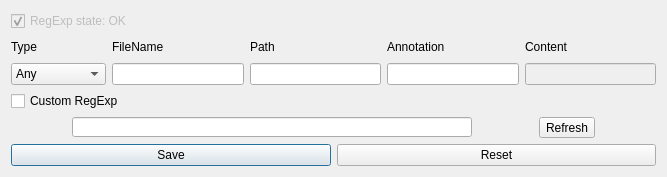
<?xml version="1.0" encoding="UTF-8"?>
<ui version="4.0">
 <class>FilterDialog</class>
 <widget class="QDialog" name="FilterDialog">
  <property name="geometry">
   <rect>
    <x>0</x>
    <y>0</y>
    <width>667</width>
    <height>177</height>
   </rect>
  </property>
  <property name="sizePolicy">
   <sizepolicy hsizetype="Fixed" vsizetype="Fixed">
    <horstretch>0</horstretch>
    <verstretch>0</verstretch>
   </sizepolicy>
  </property>
  <property name="windowTitle">
   <string>Advanced object filter</string>
  </property>
  <layout class="QVBoxLayout" name="verticalLayout_5">
   <item>
    <widget class="QCheckBox" name="regexpStateCheckBox">
     <property name="enabled">
      <bool>false</bool>
     </property>
     <property name="text">
      <string>RegExp state: OK</string>
     </property>
     <property name="checkable">
      <bool>true</bool>
     </property>
     <property name="checked">
      <bool>true</bool>
     </property>
    </widget>
   </item>
   <item>
    <layout class="QHBoxLayout" name="horizontalLayout">
     <item>
      <layout class="QVBoxLayout" name="verticalLayout_4">
       <item>
        <widget class="QLabel" name="typeLabel">
         <property name="text">
          <string>Type</string>
         </property>
        </widget>
       </item>
       <item>
        <widget class="QComboBox" name="typeComboBox">
         <item>
          <property name="text">
           <string>Any</string>
          </property>
         </item>
         <item>
          <property name="text">
           <string>Directory</string>
          </property>
         </item>
         <item>
          <property name="text">
           <string>File</string>
          </property>
         </item>
         <item>
          <property name="text">
           <string>Identifier</string>
          </property>
         </item>
         <item>
          <property name="text">
           <string>Line</string>
          </property>
         </item>
         <item>
          <property name="text">
           <string>Symbol</string>
          </property>
         </item>
         <item>
          <property name="text">
           <string>Textblock</string>
          </property>
         </item>
         <item>
          <property name="text">
           <string>Binaryblock</string>
          </property>
         </item>
         <item>
          <property name="text">
           <string>Link</string>
          </property>
         </item>
         <item>
          <property name="text">
           <string>Group</string>
          </property>
         </item>
        </widget>
       </item>
      </layout>
     </item>
     <item>
      <layout class="QVBoxLayout" name="verticalLayout">
       <item>
        <widget class="QLabel" name="filenameLabel">
         <property name="text">
          <string>FileName</string>
         </property>
        </widget>
       </item>
       <item>
        <widget class="QLineEdit" name="fileNameLineEdit"/>
       </item>
      </layout>
     </item>
     <item>
      <layout class="QVBoxLayout" name="verticalLayout_2">
       <item>
        <widget class="QLabel" name="pathLabel">
         <property name="text">
          <string>Path</string>
         </property>
        </widget>
       </item>
       <item>
        <widget class="QLineEdit" name="pathLineEdit"/>
       </item>
      </layout>
     </item>
     <item>
      <layout class="QVBoxLayout" name="verticalLayout_3">
       <item>
        <widget class="QLabel" name="annotationLabel">
         <property name="text">
          <string>Annotation</string>
         </property>
        </widget>
       </item>
       <item>
        <widget class="QLineEdit" name="annotationLineEdit"/>
       </item>
      </layout>
     </item>
     <item>
      <layout class="QVBoxLayout" name="verticalLayout_6">
       <item>
        <widget class="QLabel" name="contentLabel">
         <property name="text">
          <string>Content</string>
         </property>
        </widget>
       </item>
       <item>
        <widget class="QLineEdit" name="contentLineEdit">
         <property name="enabled">
          <bool>false</bool>
         </property>
        </widget>
       </item>
      </layout>
     </item>
    </layout>
   </item>
   <item>
    <widget class="QCheckBox" name="regexpCheckBox">
     <property name="minimumSize">
      <size>
       <width>351</width>
       <height>17</height>
      </size>
     </property>
     <property name="text">
      <string>Custom RegExp</string>
     </property>
    </widget>
   </item>
   <item>
    <layout class="QHBoxLayout" name="horizontalLayout_3">
     <item>
      <widget class="QLineEdit" name="regexpLineEdit">
       <property name="enabled">
        <bool>true</bool>
       </property>
       <property name="sizePolicy">
        <sizepolicy hsizetype="Preferred" vsizetype="Fixed">
         <horstretch>0</horstretch>
         <verstretch>0</verstretch>
        </sizepolicy>
       </property>
       <property name="minimumSize">
        <size>
         <width>400</width>
         <height>0</height>
        </size>
       </property>
       <property name="maximumSize">
        <size>
         <width>400</width>
         <height>20</height>
        </size>
       </property>
       <property name="sizeIncrement">
        <size>
         <width>0</width>
         <height>0</height>
        </size>
       </property>
       <property name="maxLength">
        <number>500</number>
       </property>
       <property name="readOnly">
        <bool>true</bool>
       </property>
      </widget>
     </item>
     <item>
      <widget class="QToolButton" name="regexpRefreshButton">
       <property name="text">
        <string>Refresh</string>
       </property>
      </widget>
     </item>
    </layout>
   </item>
   <item>
    <layout class="QHBoxLayout" name="horizontalLayout_2">
     <item>
      <widget class="QPushButton" name="saveButton">
       <property name="text">
        <string>Save</string>
       </property>
      </widget>
     </item>
     <item>
      <widget class="QPushButton" name="resetButton">
       <property name="text">
        <string>Reset</string>
       </property>
      </widget>
     </item>
    </layout>
   </item>
  </layout>
 </widget>
 <resources/>
 <connections>
  <connection>
   <sender>saveButton</sender>
   <signal>clicked()</signal>
   <receiver>FilterDialog</receiver>
   <slot>close()</slot>
   <hints>
    <hint type="sourcelabel">
     <x>73</x>
     <y>130</y>
    </hint>
    <hint type="destinationlabel">
     <x>138</x>
     <y>76</y>
    </hint>
   </hints>
  </connection>
  <connection>
   <sender>resetButton</sender>
   <signal>clicked()</signal>
   <receiver>FilterDialog</receiver>
   <slot>reset()</slot>
   <hints>
    <hint type="sourcelabel">
     <x>203</x>
     <y>130</y>
    </hint>
    <hint type="destinationlabel">
     <x>138</x>
     <y>76</y>
    </hint>
   </hints>
  </connection>
 </connections>
 <slots>
  <slot>refreshFilePath()</slot>
  <slot>refreshFileName()</slot>
  <slot>refreshType()</slot>
  <slot>refreshAnnotation()</slot>
  <slot>reset()</slot>
 </slots>
</ui>
